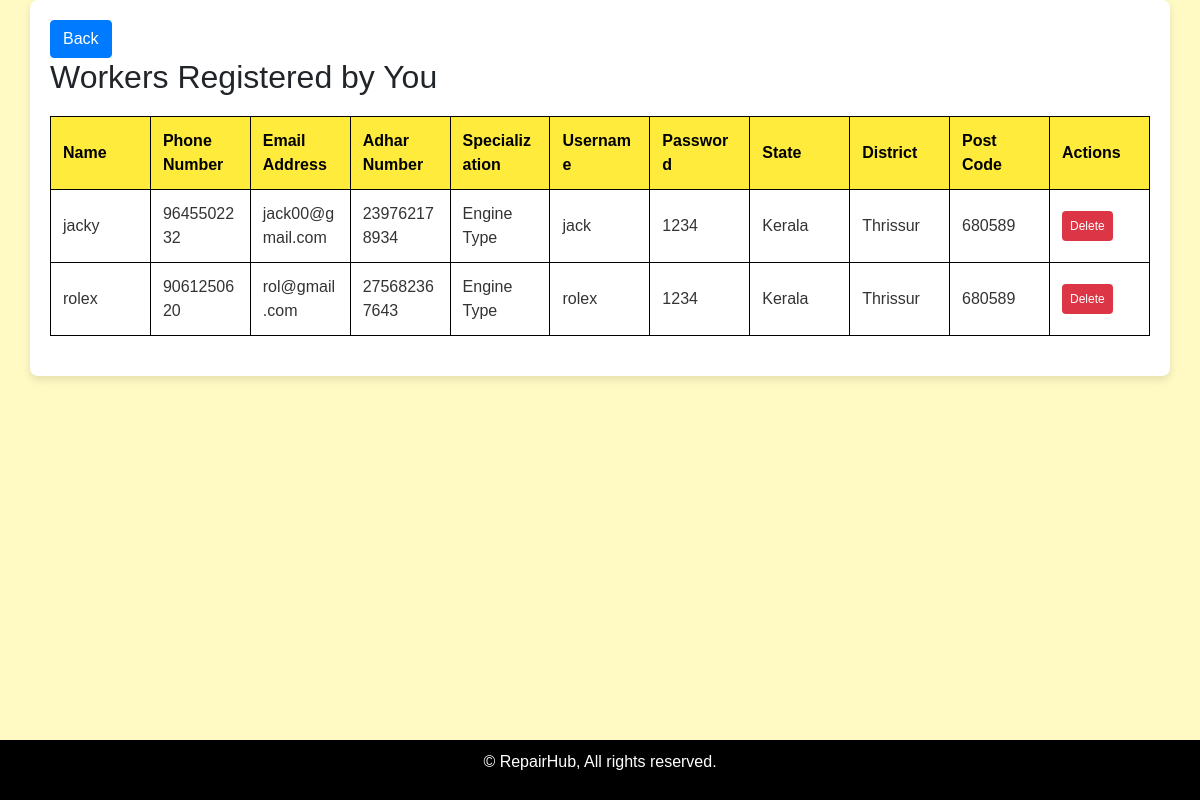
Page /vwork (signed in) on the earlier database version.
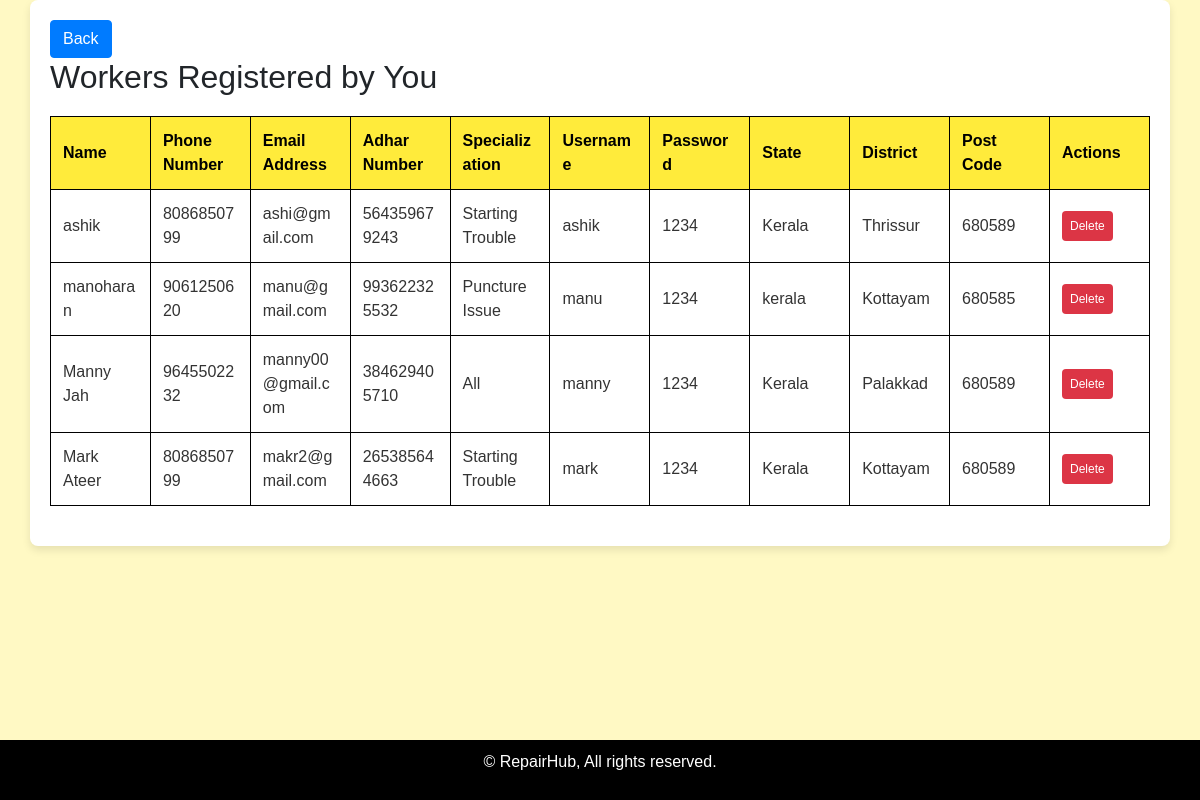
Same page on the later database version.
### vehicle/models.py (models this page shows, shortened)
class worker(models.Model):
    user = models.ForeignKey(register, on_delete=models.CASCADE)
    name = models.CharField(max_length=100)
    phone = models.CharField(max_length=10)
    mail = models.EmailField()
    adhar = models.CharField(max_length=12)
    special = models.CharField(max_length=100)
    username = models.CharField(max_length=100)
    password = models.CharField(max_length=100)
    state = models.CharField(max_length=100)
    district = models.CharField(max_length=100)
    location = models.CharField(max_length=20)
    rating = models.IntegerField()
    pin = models.CharField(max_length=6)
    latitude = models.FloatField(null=True, blank=True)
    longitude = models.FloatField(null=True, blank=True)

### vehicle/views.py (the view)
# urls.py: path('vwork',views.viewworker),
def viewworker(request):
    if 'mid' in request.session:
        uname = request.session['mid']
        try:
            user = register.objects.get(username=uname)
            workers = worker.objects.filter(user=user)
            return render(request, 'viewworker.html', {'workers': workers})
        except register.DoesNotExist:
            return HttpResponse('<script>alert("User does not exist."); window.history.back();</script>')
    return render(request,'login.html')

### template/viewworker.html (shortened to what this page needs)
<!DOCTYPE html>
<html>
<head>
    <link rel="stylesheet" href="https://maxcdn.bootstrapcdn.com/bootstrap/4.0.0/css/bootstrap.min.css">
</head>
<body>
    <div class="container">
        <a href="javascript:history.back()" class="btn btn-primary back-button">
             Back
        </a>
        <h2>Workers Registered by You</h2>
        <table>
            <thead>
                <tr>
                    <th>Name</th>
                    <th>Phone Number</th>
                    <th>Email Address</th>
                    <th>Adhar Number</th>
                    <th>Specialization</th>
                    <th>Username</th>
                    <th>Password</th>
                    <th>State</th>
                    <th>District</th>
                    <th>Post Code</th>
                    <th>Actions</th>
                </tr>
            </thead>
            <tbody>
                {% for worker in workers %}
                <tr>
                    <td>{{ worker.name }}</td>
                    <td>{{ worker.phone }}</td>
                    <td>{{ worker.mail }}</td>
                    <td>{{ worker.adhar }}</td>
                    <td>{{ worker.special }}</td>
                    <td>{{ worker.username }}</td>
                    <td>{{ worker.password }}</td>
                    <td>{{ worker.state }}</td>
                    <td>{{ worker.district }}</td>
                    <td>{{ worker.pin }}</td>
                    <td>
                        <form method="POST" action="delete_worker">
                            <button type="submit" class="delete-button">Delete</button>
                        </form>
                    </td>
                </tr>
                {% empty %}
                <tr>
                    <td colspan="11" class="no-workers">No workers found.</td>
                </tr>
                {% endfor %}
            </tbody>
        </table>
    </div>
    <footer>
        <p>&copy; RepairHub, All rights reserved.</p>
    </footer>
</body>
</html>

Differences in the rows shown:
removed worker: name "jacky", phone "9645502232", mail "jack00@gmail.com", adhar "239762178934", special "Engine Type", username "jack", password "1234", state "Kerala", district "Thrissur", pin "680589"
removed worker: name "rolex", phone "9061250620", mail "rol@gmail.com", adhar "275682367643", special "Engine Type", username "rolex", password "1234", state "Kerala", district "Thrissur", pin "680589"
added worker: name "ashik", phone "8086850799", mail "ashi@gmail.com", adhar "564359679243", special "Starting Trouble", username "ashik", password "1234", state "Kerala", district "Thrissur", pin "680589"
added worker: name "manoharan", phone "9061250620", mail "manu@gmail.com", adhar "993622325532", special "Puncture Issue", username "manu", password "1234", state "kerala", district "Kottayam", pin "680585"
added worker: name "Manny Jah", phone "9645502232", mail "manny00@gmail.com", adhar "384629405710", special "All", username "manny", password "1234", state "Kerala", district "Palakkad", pin "680589"
added worker: name "Mark Ateer", phone "8086850799", mail "makr2@gmail.com", adhar "265385644663", special "Starting Trouble", username "mark", password "1234", state "Kerala", district "Kottayam", pin "680589"
